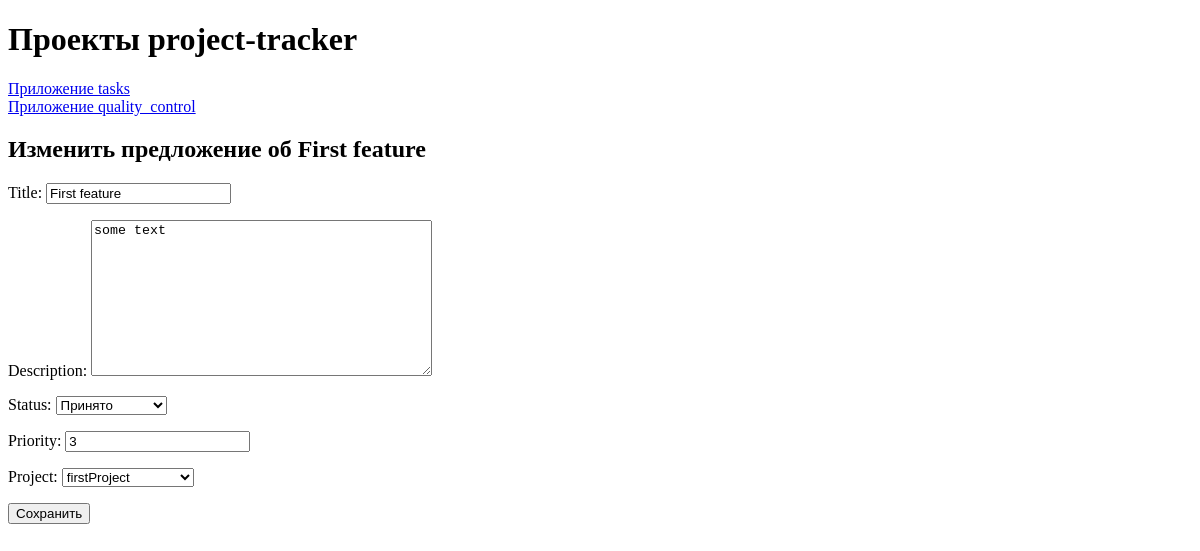
The page /quality_сontrol/features/1/update/ on the database as committed earlier.
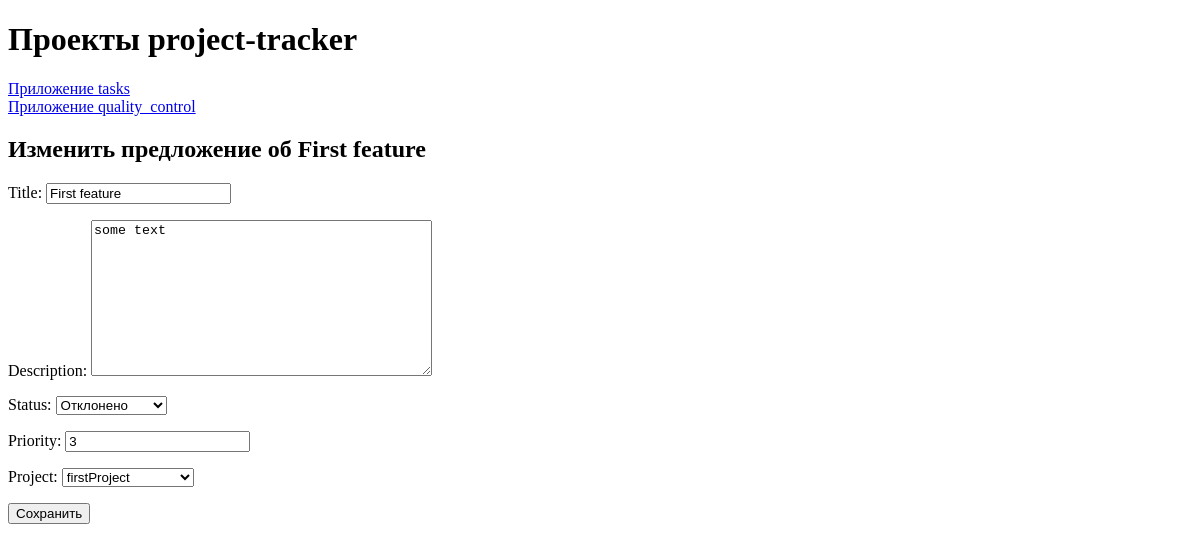
The same page on the database as committed later.
### quality_control/models.py (models this page shows)
class FeatureRequest(models.Model):
    STATUS_CHOICES = [
        ('Consideration', 'Рассмотрение'),
        ('Accepted', 'Принято'),
        ('Rejected', 'Отклонено')
    ]
    title = models.CharField(max_length=100)
    description = models.TextField()
    project = models.ForeignKey(
        Project,
        related_name='feature_request',
        on_delete=models.CASCADE
    )
    task = models.ForeignKey(
        Task,
        related_name="feature_request",
        on_delete=models.SET_NULL,
        null=True,
        blank=True
    )
    status = models.CharField(
        max_length=50,
        choices=STATUS_CHOICES,
        default='Consideration'
    )
    priority = models.PositiveIntegerField(
        validators=[MaxValueValidator(5)]
    )
    created_at = models.DateTimeField(auto_now_add=True)
    update_at = models.DateTimeField(auto_now=True)

### quality_control/forms.py
class FeatureRequestForm(ModelForm):
    class Meta:
        model = FeatureRequest
        fields = ['title', 'description', 'status', 'priority', 'project']

### quality_control/views.py (called while the page is built)
def update_features(request, feature_id):
    feature = get_object_or_404(FeatureRequest, pk=feature_id)
    if request.method == 'POST':
        form = FeatureRequestForm(request.POST, instance=feature)
        if form.is_valid():
            form.save()
            return redirect('quality_control:feature_id_detail', feature_id=feature.id)
    else:
        form = FeatureRequestForm(instance=feature)
    return render(request, 'quality_control/feature_update.html', {'form': form, 'feature': feature})

### tasks/models.py (called while the page is built)
    def __str__(self):
        return self.name

### quality_control/templates/quality_control/feature_update.html (shortened to what this page needs)
{% extends 'base/base.html' %}
{% block content %}
<h2>Изменить предложение об  {{ feature.title }}</h2>
<form method="post">
    {{ form.as_p }}
    <button type="submit">Сохранить</button>
</form>
{% endblock %}

Rows that differ between the two databases and show on the page:
changed FeatureRequest "First feature": status "Принято" → "Отклонено"
